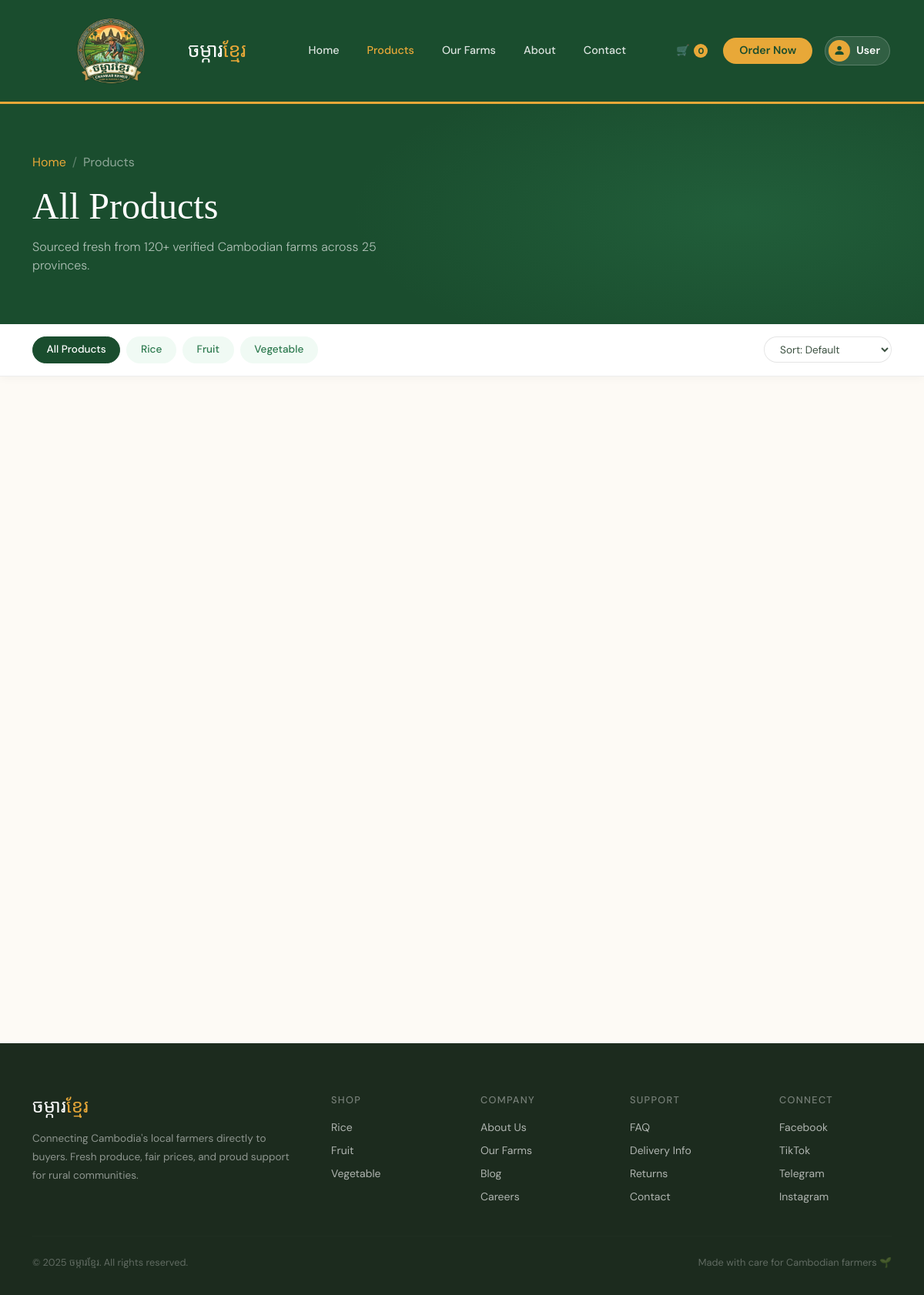
/product, run on the app's committed database.
### models/category.py (models this page shows, shortened)
class Category(db.Model):
    __tablename__ = 'category'
    id = db.Column(db.Integer, primary_key=True)
    name = db.Column(db.String(100), nullable=False, unique=True)
    description = db.Column(db.Text, nullable=True)
    image = db.Column(db.String(255), nullable=True)
    _product_count = db.Column('product_count', db.Integer, default=0, nullable=True)
    @property
    def product_count(self):
        try:
            from models.product import Product
            cat_name = (self.name or '').strip().lower()
            count = Product.query.filter(
                (Product.category_id == self.id) |
                (db.func.lower(Product.category) == cat_name) |
                (Product.category.ilike(f"%{cat_name}%"))
            ).count()
            return count
        except Exception:
            return self._product_count or 0

### front/product.py (the view)
@front_bp.get('/product')
def product():
    module = 'product'
    active_category = request.args.get('category', '').strip()
    categories = Category.query.order_by(Category.id.asc()).all()
    products = Product.query.order_by(Product.id.asc()).all()
    return render_template(
        'front/product.html',
        products=products,
        module=module,
        categories=categories,
        active_category=active_category
    )

### app.py (called while the page is built)
@app.context_processor
def inject_defaults():
    try:
        cart_cookie = request.cookies.get('cart_list')
        cart_list = json.loads(cart_cookie) if cart_cookie else []
    except Exception:
        cart_list = []
    try:
        from models.category import Category
        categories = Category.query.order_by(Category.id.asc()).all()
    except Exception:
        categories = []
    try:
        from models.order import Order
        pending_order_count = Order.query.filter(
            db.func.lower(Order.status) == 'pending'
        ).count()
    except Exception:
        pending_order_count = 0
    return dict(cart_list=cart_list, categories=categories, pending_order_count=pending_order_count)

### front/cart.py (called while the page is built)
@front_bp.context_processor
def navbar():
    cart_list = request.cookies.get('cart_list')
    cart_list = json.loads(cart_list) if cart_list else []
    return dict(cart_list= cart_list)

### templates/front/product.html (shortened to what this page needs)
<!DOCTYPE html>
<html lang="en">
<head>
  <link href="https://cdn.jsdelivr.net/npm/bootstrap@5.3.3/dist/css/bootstrap.min.css" rel="stylesheet" />
  <link rel="stylesheet" href="https://cdn.jsdelivr.net/npm/bootstrap-icons@1.11.3/font/bootstrap-icons.css">
  <link href="/static/style/product.css" rel="stylesheet" />
</head>
<body>
  {% include '/front/share/navbar.html' %}
  <div class="page-hero">
    <div class="container position-relative">
      <nav aria-label="breadcrumb" class="mb-3">
        <ol class="breadcrumb mb-0" style="background:none;padding:0;">
          <li class="breadcrumb-item"><a href="{{ url_for('front_bp.homepage') }}">Home</a></li>
          <li class="breadcrumb-item active">Products</li>
        </ol>
      </nav>
      <h1>All Products</h1>
      <p>Sourced fresh from 120+ verified Cambodian farms across 25 provinces.</p>
    </div>
  </div>
  <div class="filter-bar">
    <div class="container">
      <div class="d-flex align-items-center gap-2 flex-wrap justify-content-between">
        <div class="d-flex gap-2 flex-wrap">
          <button class="filter-pill {{ 'active' if not active_category or active_category|lower == 'all' }}" data-filter="all">All Products</button>
          {% for cat in categories %}
          <button class="filter-pill {{ 'active' if active_category and (active_category|lower == cat.name|lower or active_category|lower in cat.name|lower) }}" data-filter="{{ cat.name }}">{{ cat.name }}</button>
          {% endfor %}
        </div>
        <select class="sort-select" id="sortSelect">
          <option value="default">Sort: Default</option>
        </select>
      </div>
    </div>
  </div>
  <section style="padding:3.5rem 0 5rem;">
    <div class="container">
      <div class="row g-4" id="productsGrid">
      </div>
    </div>
  </section>
  {% include '/front/share/footer.html' %}
</body>
</html>

### templates/front/share/footer.html
<footer style="padding:4rem 0 2rem;">
  <div class="container">
    <div class="row g-5">
      <div class="col-lg-4"><div class="footer-brand">ចម្ការ<span>ខ្មែរ</span></div><p class="footer-desc">Connecting Cambodia's local farmers directly to buyers. Fresh produce, fair prices, and proud support for rural communities.</p></div>
      <div class="col-6 col-lg-2">
          <div class="footer-heading">Shop</div>
          {% for cat in categories %}
          <a class="footer-link" href="{{ url_for('front_bp.product', category=cat.name) }}">{{ cat.name }}</a>
          {% endfor %}
      </div>
      <div class="col-6 col-lg-2">
          <div class="footer-heading">Company</div>
          <a class="footer-link" href="{{ url_for('front_bp.about') }}">About Us</a>
          <a class="footer-link" href="{{ url_for('front_bp.our_farm_page') }}">Our Farms</a>
          <a class="footer-link" href="#">Blog</a>
          <a class="footer-link" href="#">Careers</a>
      </div>
      <div class="col-6 col-lg-2"><div class="footer-heading">Support</div>
          <a class="footer-link" href="#">FAQ</a>
          <a class="footer-link" href="#">Delivery Info</a>
          <a class="footer-link" href="#">Returns</a>
          <a class="footer-link" href="{{ url_for('front_bp.contact') }}">Contact</a>
      </div>
      <div class="col-6 col-lg-2"><div class="footer-heading">Connect</div>
          <a class="footer-link" href="#">Facebook</a>
          <a class="footer-link" href="#">TikTok</a>
          <a class="footer-link" href="#">Telegram</a>
          <a class="footer-link" href="#">Instagram</a>
      </div>
    </div>
    <hr class="footer-divider">
    <div class="d-flex flex-column flex-md-row justify-content-between gap-2">
      <p class="footer-bottom mb-0">© 2025 ចម្ការខ្មែរ. All rights reserved.</p>
      <p class="footer-bottom mb-0">Made with care for Cambodian farmers 🌱</p>
    </div>
  </div>
</footer>

### static/style/product.css (style rules this page uses)
:root { --green-deep: #1a4d2e; --green-mid: #2d7a4f; --green-bright: #3ea36b; --green-light: #c8edda; --green-pale: #f0faf4; --gold: #e8a838; --cream: #fdfaf5; --text-dark: #1c2b1e; --text-mid: #3d5242; --text-light: #7a9980; }
* { box-sizing: border-box; margin: 0; padding: 0; }
body { font-family: 'DM Sans', sans-serif; background: var(--cream); color: var(--text-dark); overflow-x: hidden; }
h1,h2,h3,h4,.display-font { font-family: 'Playfair Display', serif; }
footer { background: var(--text-dark); color: rgba(255,255,255,0.75); }
.footer-brand { font-family: 'Playfair Display', serif; font-size: 1.5rem; color: #fff; }
.footer-brand span { color: var(--gold); }
.footer-desc { font-size: 0.85rem; line-height: 1.75; color: rgba(255,255,255,0.5); margin-top: 0.75rem; }
.footer-heading { font-size: 0.8rem; font-weight: 500; letter-spacing: 0.1em; text-transform: uppercase; color: rgba(255,255,255,0.4); margin-bottom: 1rem; }
.footer-link { display: block; font-size: 0.875rem; color: rgba(255,255,255,0.65); text-decoration: none; margin-bottom: 0.55rem; transition: color 0.2s; }
.footer-divider { border-color: rgba(255,255,255,0.08); margin: 2rem 0 1.5rem; }
.footer-bottom { font-size: 0.8rem; color: rgba(255,255,255,0.3); }
.page-hero { background: var(--green-deep); padding: 4rem 0 3rem; position: relative; overflow: hidden; }
.page-hero::before { content: ''; position: absolute; inset: 0; background: radial-gradient(ellipse 60% 100% at 80% 50%, rgba(62,163,107,0.2) 0%, transparent 70%); }
.page-hero h1 { color: #fff; font-size: clamp(2rem,4vw,3rem); margin-bottom: 0.75rem; }
.page-hero p { color: rgba(255,255,255,0.65); font-size: 1rem; font-weight: 300; max-width: 500px; }
.breadcrumb-item a { color: var(--gold); text-decoration: none; }
.breadcrumb-item.active { color: rgba(255,255,255,0.5); }
.breadcrumb-item+.breadcrumb-item::before { color: rgba(255,255,255,0.3); }
.filter-bar { background: #fff; border-bottom: 1px solid rgba(0,0,0,0.07); padding: 1rem 0; position: sticky; top: 70px; z-index: 100; box-shadow: 0 2px 12px rgba(0,0,0,0.04); }
.filter-pill { background: var(--green-pale); color: var(--green-mid); border: 1.5px solid transparent; border-radius: 50px; padding: 0.4rem 1.1rem; font-size: 0.85rem; font-weight: 500; cursor: pointer; transition: all 0.2s; white-space: nowrap; }
.filter-pill:hover, .filter-pill.active { background: var(--green-deep); color: #fff; border-color: var(--green-deep); }
.sort-select { border: 1.5px solid rgba(0,0,0,0.1); border-radius: 50px; padding: 0.4rem 1rem; font-size: 0.85rem; color: var(--text-mid); background: #fff; cursor: pointer; outline: none; }

### data on the page
Category: name "Rice"
Category: name "Fruit"
Category: name "Vegetable"

### other printed values
{{ cart_list | sum(attribute='qty') }} "0"
